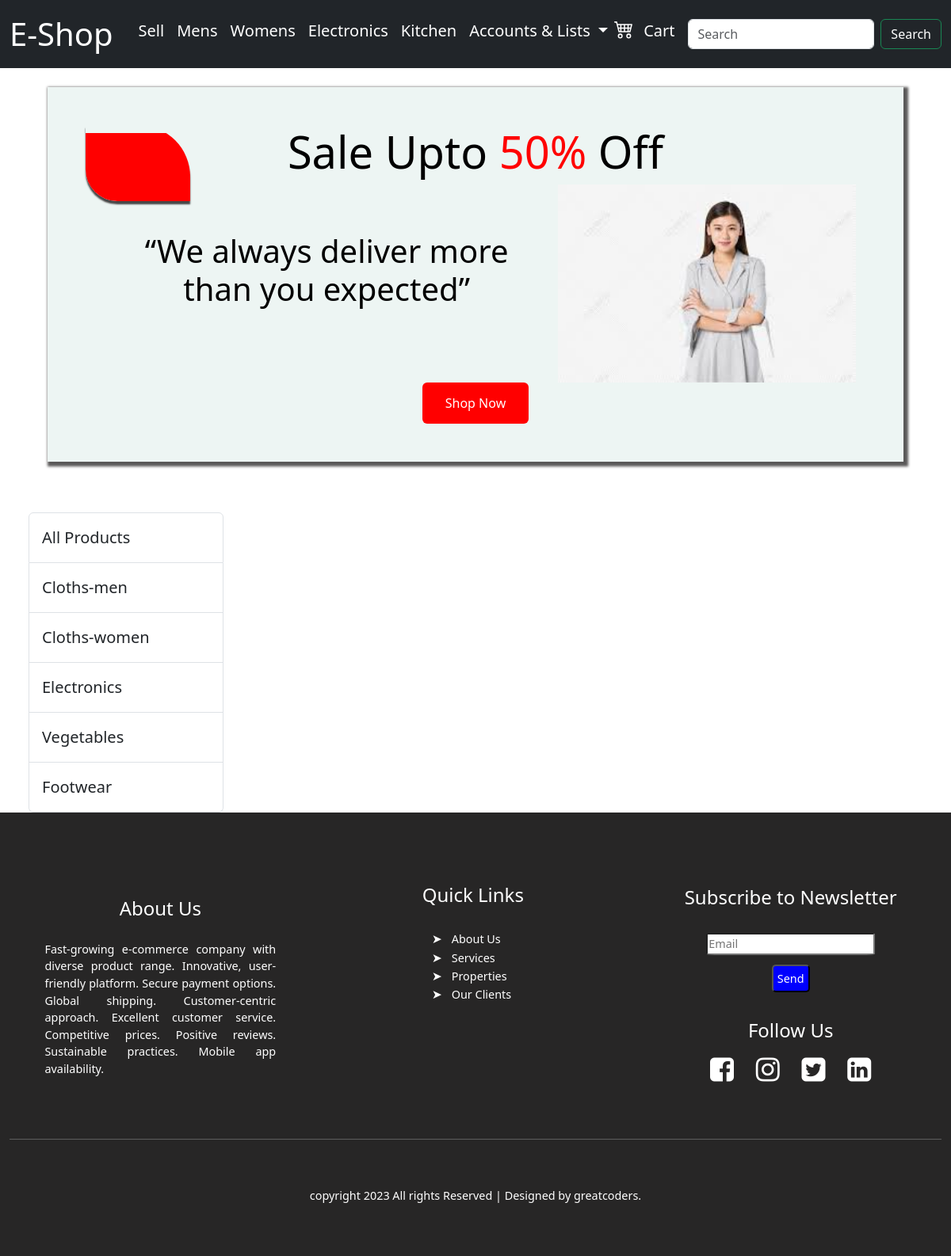
Page /?category=4 on the earlier database version.
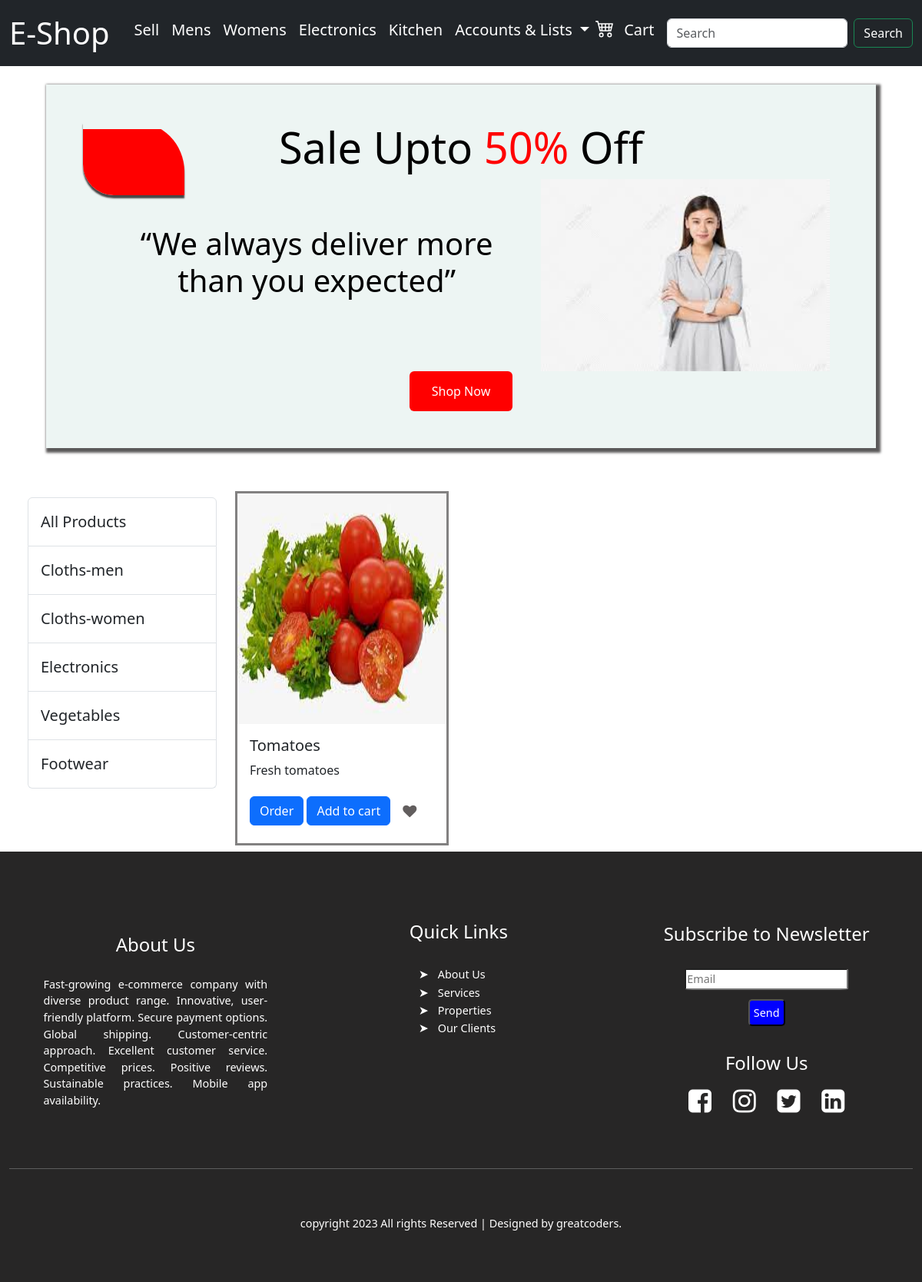
Same page on the later database version.
### store/models.py (models this page shows, shortened)
class Category(models.Model):
    name = models.CharField(max_length=20)
    @staticmethod
    def get_all_categories():
        return Category.objects.all()

class Products(models.Model):
    category = models.ForeignKey(Category, on_delete=models.CASCADE, default=1)
    name = models.CharField(max_length=50)
    price = models.IntegerField(default=0)
    description = models.CharField(max_length=200, default=" ", null=True, blank=True)
    image = models.ImageField(upload_to='uploads/products/')
    @staticmethod
    def get_all_products_by_categoryid(category_id):
        if category_id:
            return Products.objects.filter(category = category_id)
        else:
            return Products.get_all_products()

### store/views.py (the view)
# urls.py: path("", views.index, name="index"),
def index(request):
    products = None
    categories = Category.get_all_categories()
    categoryID = request.GET.get('category')
    if categoryID:
        products = Products.get_all_products_by_categoryid(categoryID)
    else:
        products = Products.get_all_products()
    data = {}
    data['products'] = products
    data['categories'] = categories
    return render(request, "index.html",data)

### templates/index.html
{% extends 'base.html' %}
{% block content %}
<div class="advertise container-fluid">
  <div class="jumbotron jumbotron-fluid">
    <div class="halfcircle d-none d-sm-block"></div>
    <h6 class="display-4 ml-2">Sale Upto <span>50%</span> Off</h6>
    <div class="container container1 d-flex">
      <p class="display-6 ml-2"> “We always deliver more than you expected”</p>
      <img class="d-none d-sm-block" src="/static/images/girl2.jpeg" height="250vw" width="60%" alt="image">
    </div>
    <a class="btn btns" href="#" role="button">Shop Now</a>
  </div>
</div>
<div class="container-fluid d-flex">
  <div class="list-group col-lg-3 pt-3 px-4 mx-auto d-none d-sm-block">
    <a href="/" class="list-group-item list-group-item-action py-3 fs-5">All Products</a>
      {% for category in categories %}
      <a href="/?category={{category.id}}" class="list-group-item list-group-item-action py-3 fs-5">{{ category.name}}</a>
      {% endfor %}
  </div>
  <section class="col-lg-9">
    <div class="row">
      {% for product in products %}
      <div class="col-sm-4 mt-2 mb-2">
        <div class="card">
          <img src="{{product.image.url}}" height="300vh" class="card-img-top" alt="image">
          <div class="card-body">
            <h5 class="card-title">{{product.name}}</h5>
            <p class="card-text">{{product.description}}</p>
            <a href="#" class="btn btn-primary">Order</a>
            <a class="btn btn-primary" href="#" role="button">Add to cart</a>
            <button class="btn color-change-button" id="color-change-button" data-product-id="{{product.product_id}}"><i class="fa fa-heart"
                aria-hidden="true"></i></button>
          </div>
        </div>
      </div>
      {% endfor %}
    </div>
  </section>
</div>
{% endblock %}

### templates/base.html (shortened to what this page needs)
<!doctype html>
<html lang="en">
<head>
  <link rel="stylesheet" type="text/css" href="/static/style.css">
  <link href="https://cdn.jsdelivr.net/npm/bootstrap@5.3.1/dist/css/bootstrap.min.css" rel="stylesheet">
  <link rel="stylesheet" href="https://cdnjs.cloudflare.com/ajax/libs/font-awesome/4.7.0/css/font-awesome.min.css">
</head>
<body>
  <div class="main">
    <header>
      <nav class="navbar navbar-expand-lg fs-5 bg-dark text-white">
        <div class="container-fluid">
          <a class="navbar-brand fs-1 text-white" href="#">E-Shop</a>
          <div class="collapse navbar-collapse" id="navbarSupportedContent">
            <ul class="navbar-nav me-auto mb-2 mb-lg-2 p-2">
              <li class="nav-item">
                <a class="nav-link text-white" href="#">Sell</a>
              </li>
              <li class="nav-item">
                <a class="nav-link text-white" href="#">Mens</a>
              </li>
              <li class="nav-item">
                <a class="nav-link text-white" href="#">Womens</a>
              </li>
              <li class="nav-item">
                <a class="nav-link text-white" href="#">Electronics</a>
              </li>
              <li class="nav-item">
                <a class="nav-link text-white" href="#">Kitchen</a>
              </li>
              <li class="nav-item dropdown">
                <a class="nav-link dropdown-toggle text-white" href="#" id="navbarDropdown" role="button"
                  data-bs-toggle="dropdown" aria-expanded="false">
                  Accounts & Lists
                </a>
              </li>
              <li class="nav-item d-flex">
                <a class="nav-link text-white" href="#">Cart</a>
              </li>
            </ul>
            <form class="d-flex">
              <input class="form-control me-2" type="search" placeholder="Search" aria-label="Search">
              <button class="btn btn-outline-success text-white" type="submit">Search</button>
            </form>
          </div>
        </div>
      </nav>
    </header>
     {% block content %}
    {% endblock %}
     <footer>
      <div class="footersec container-fluid">
          <div class="upfooter">
              <div class="about">
                  <h4>About Us</h4>
                  <p>Fast-growing e-commerce company with diverse product range. Innovative, user-friendly platform. Secure payment options. Global shipping. Customer-centric approach. Excellent customer service. Competitive prices. Positive reviews. Sustainable practices. Mobile app availability.
                  </p>
              </div>
              <div class="qlinks">
                  <h4>Quick Links</h4> <br>
                  <a href="#"><span>&#10148;</span>About Us</a>
                  <a href="#"><span>&#10148;</span>Services</a>
                  <a href="#"><span>&#10148;</span>Properties</a>
                  <a href="#"><span>&#10148;</span>Our Clients</a>
              </div>
              <div class="newsletter">
                  <h4>Subscribe to Newsletter</h4> <br>
                  <input type="email" placeholder="Email">
                  <button class="btn4">Send</button>
                  <br>
                  <div class="social">
                      <h4>Follow Us</h4>
                      <a href=""><i class="fa fa-facebook-square" aria-hidden="true"></i></a>
                      <a href=""><i class="fa fa-instagram" aria-hidden="true"></i></a>
                      <a href=""><i class="fa fa-twitter-square" aria-hidden="true"></i></a>
                      <a href=""><i class="fa fa-linkedin-square" aria-hidden="true"></i></a>
                  </div>
              </div>
          </div>
          <hr>
          <div class="lowfooter">
              <p>copyright 2023 All rights Reserved | Designed by greatcoders.</p>
          </div>
      </div>
  </footer>
  </div>
</body>
</html>

### static/style.css (style rules this page uses)
* { margin: 0; padding: 0; }
.halfcircle { position: absolute; width: 11vw; height: 8vw; box-shadow: 0px 4px 2px 0px rgb(71, 69, 69); background: linear-gradient(to top, red 90%, transparent 50%); border-top-right-radius: 65px; border-bottom-left-radius: 40px; }
.jumbotron { margin: 4vw; margin-top: 2vw; background-color: rgba(236, 245, 242, 0.911); box-shadow: 3px 3px 3px 3px rgba(63, 61, 61, 0.856); color: black; padding: 4vw; text-align: center; align-items: center; justify-content: center; }
.jumbotron p { padding: 5vw; }
.jumbotron h6 span { color: red; }
.jumbotron .btns { color: white; background-color: red; text-decoration: none; padding: 1.6vh 2.3vw; }
.col-sm-4.mt-2.mb-2 .card { border-width: 3px; border-style: solid; border-color: #585656be; border-radius: 0; }
.col-sm-4.mt-2.mb-2 .card img { border-radius: 0%; }
#color-change-button { padding: 1vw; font-size: 1.5vw; color: rgba(65, 60, 60, 0.829); border: none; cursor: pointer; }
.footersec { height: 70vh; padding: 6vh; background-color: rgb(39, 38, 38); color: white; text-align: center; align-items: center; font-size: 1.2vw; }
.footersec .upfooter { height: 75%; display: flex; gap: 2rem; justify-content: center; align-items: center; padding: 19vh 1vh; }
.footersec .upfooter .about { width: 32%; text-align: center; padding-top: 4vh; }
.footersec .upfooter .about p { text-align: justify; padding: 5% 10%; }
.footersec .upfooter .qlinks { padding-bottom: 14vh; width: 32%; display: flex; flex-direction: column; text-align: left; padding-left: 10%; }
.footersec .upfooter .qlinks a { text-decoration: none; color: white; }
.footersec .upfooter .qlinks a span { padding: 0.5vw 1vw; font-size: 1.3vw; }
.footersec .upfooter .newsletter { width: 32%; display: flex; flex-direction: column; align-items: center; }
.footersec .upfooter .newsletter input { padding: 0.1vw; border-radius: 5%; }
.footersec .upfooter .newsletter .btn4 { margin: 1vw; background-color: blue; padding: 5px; border-radius: 5px; color: #fff; }
.footersec .upfooter .newsletter .social a { color: white; font-size: 35px; padding: 12px; }
.footersec .lowfooter { padding-top: 5.5vh; display: flex; align-items: center; justify-content: center; text-align: center; }

Differences in the rows shown:
added Products: image (picture), name "Tomatoes", description "Fresh tomatoes"
